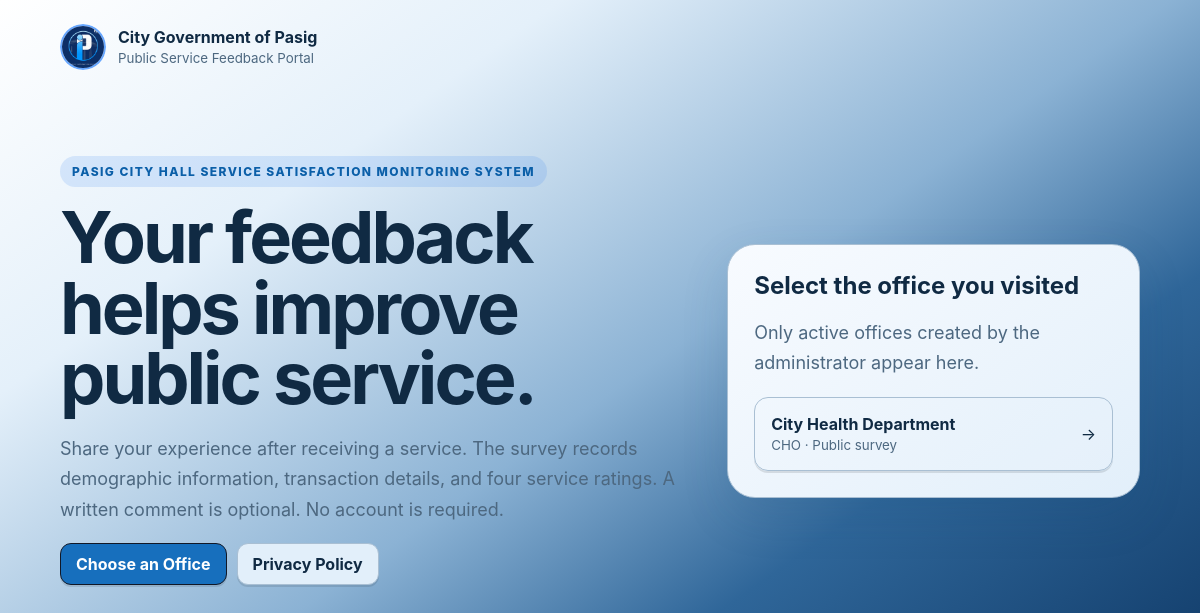
/, run on an earlier commit of the app's database.
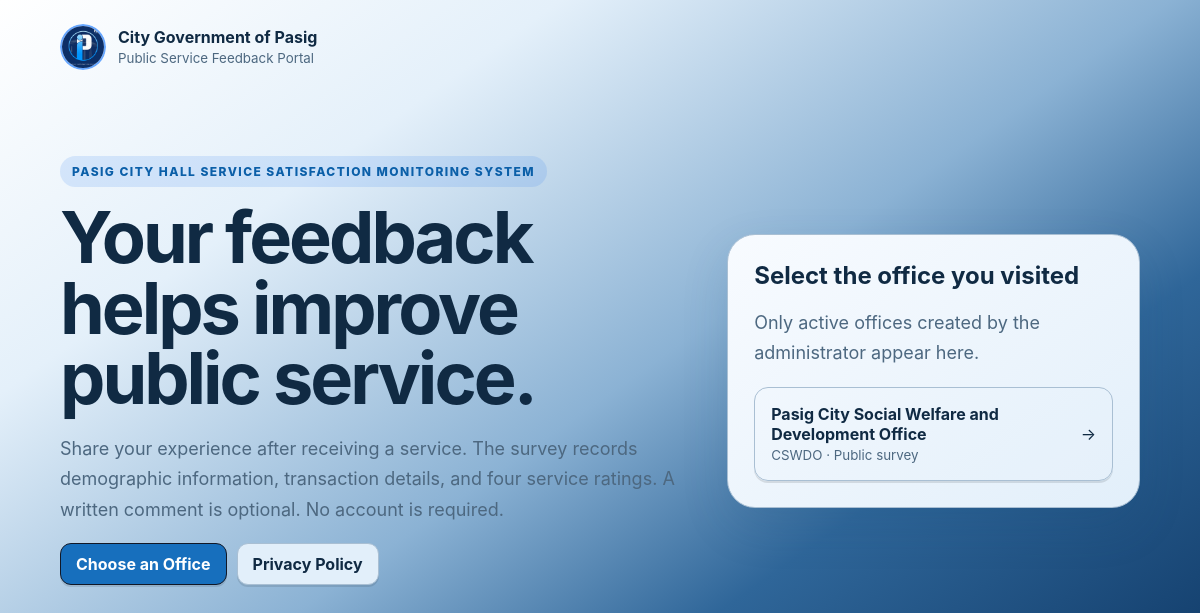
And on a later commit of the database.
### tables this page shows
CREATE TABLE offices (
  id INT UNSIGNED AUTO_INCREMENT PRIMARY KEY,
  name VARCHAR(160) NOT NULL,
  code VARCHAR(20) NOT NULL UNIQUE,
  description VARCHAR(500) NULL,
  status ENUM('active','archived') NOT NULL DEFAULT 'active',
  created_at TIMESTAMP NOT NULL DEFAULT CURRENT_TIMESTAMP,
  updated_at TIMESTAMP NOT NULL DEFAULT CURRENT_TIMESTAMP ON UPDATE CURRENT_TIMESTAMP,
  INDEX idx_office_status (status)
);

### includes/functions.php (called while the page is built, shortened)
<?php
function e(mixed $value): string
{
    return htmlspecialchars((string)$value, ENT_QUOTES | ENT_SUBSTITUTE, 'UTF-8');
}
function app_url(string $path = ''): string
{
    $base = rtrim(APP_BASE_URL, '/');
    $projectRoot = realpath(__DIR__ . '/..');
    $documentRoot = isset($_SERVER['DOCUMENT_ROOT']) ? realpath((string)$_SERVER['DOCUMENT_ROOT']) : false;
    if ($projectRoot && $documentRoot) {
        $root = str_replace('\\', '/', rtrim($projectRoot, DIRECTORY_SEPARATOR));
        $doc = str_replace('\\', '/', rtrim($documentRoot, DIRECTORY_SEPARATOR));
        if (stripos($root, $doc) === 0) {
            $relative = trim(str_replace('\\', '/', substr($root, strlen($doc))), '/');
            $base = $relative === '' ? '' : '/' . $relative;
        }
    }
    return $base . ($path !== '' ? '/' . ltrim($path, '/') : '/');
}
function active_offices(): array
{
    return db()->query("SELECT * FROM offices WHERE status='active' ORDER BY name")->fetchAll();
}

### config/database.php (called while the page is built, shortened)
<?php
function db(): PDO
{
    $host = getenv('PASIG_DB_HOST') ?: '127.0.0.1';
    $port = getenv('PASIG_DB_PORT') ?: '3306';
    $name = getenv('PASIG_DB_NAME') ?: 'pasig_feedback_portal';
    $user = getenv('PASIG_DB_USER') ?: 'root';
    $pass = getenv('PASIG_DB_PASS') ?: '';
    $dsn = "mysql:host={$host};port={$port};dbname={$name};charset=utf8mb4";
    $pdo = new PDO($dsn, $user, $pass, [
        PDO::ATTR_ERRMODE => PDO::ERRMODE_EXCEPTION,
        PDO::ATTR_DEFAULT_FETCH_MODE => PDO::FETCH_ASSOC,
        PDO::ATTR_EMULATE_PREPARES => false,
    ]);
    $pdo->exec("SET time_zone = '+08:00'");
    return $pdo;
}

### index.php (the view, shortened to what this page needs)
<?php
$offices = active_offices();
render_public_start('Public Feedback Portal');
?>
<nav class="public-nav">
  <a class="public-brand" href="<?= e(app_url()) ?>"><img class="seal" src="<?= e(app_url('assets/images/241304413_194220316131017_8817860418863376271_n.jpg')) ?>" alt="Pasig Public Information Office logo"><div><strong>City Government of Pasig</strong><small>Public Service Feedback Portal</small></div></a>
</nav>
<section class="hero">
  <div>
    <span class="eyebrow"><?= e(strtoupper(APP_NAME)) ?></span>
    <h1>Your feedback helps improve public service.</h1>
    <p>Share your experience after receiving a service. The survey records demographic information, transaction details, and four service ratings. A written comment is optional. No account is required.</p>
    <div class="public-actions"><a class="btn" href="#offices">Choose an Office</a><a class="btn secondary" href="<?= e(app_url('privacy.php')) ?>">Privacy Policy</a></div>
  </div>
  <div class="hero-card" id="offices">
    <h2>Select the office you visited</h2>
    <p class="muted">Only active offices created by the administrator appear here.</p>
    <div class="office-grid">
      <?php foreach ($offices as $office): ?>
      <a class="office-card" href="<?= e(app_url('survey.php?office=' . urlencode($office['code']))) ?>">
        <div><b><?= e($office['name']) ?></b><small><?= e($office['code']) ?> · Public survey</small></div><span>→</span>
      </a>
      <?php endforeach; ?>
    </div>
  </div>
</section>
<?php render_public_end(); ?>

### includes/layout.php (shortened to what this page needs)
<?php
function render_public_start(string $title, string $bodyClass = 'public-body'): void
{
    $flash = consume_flash(); ?>
<!doctype html><html lang="en" data-theme="light"><head><link rel="stylesheet" href="https://cdn.jsdelivr.net/npm/sweetalert2@11.26.25/dist/sweetalert2.min.css"><link rel="stylesheet" href="<?= e(app_url('assets/css/app.css')) ?>?v=65"></head><body class="<?= e($bodyClass) ?>">
<?php if ($flash): ?><div class="toast <?= e($flash['type']) ?>" data-toast><?= e($flash['message']) ?></div><?php endif;
}
function render_public_end(): void
{ ?>
<script src="https://cdn.jsdelivr.net/npm/sweetalert2@11.26.25/dist/sweetalert2.all.min.js"></script><script src="<?= e(app_url('assets/js/app.js')) ?>?v=31"></script></body></html>
<?php }
    ?>

What changed in the data, as far as the page shows it:
changed offices: name "City Health Department" → "Pasig City Social Welfare and Development Office"; code "CHO" → "CSWDO"
